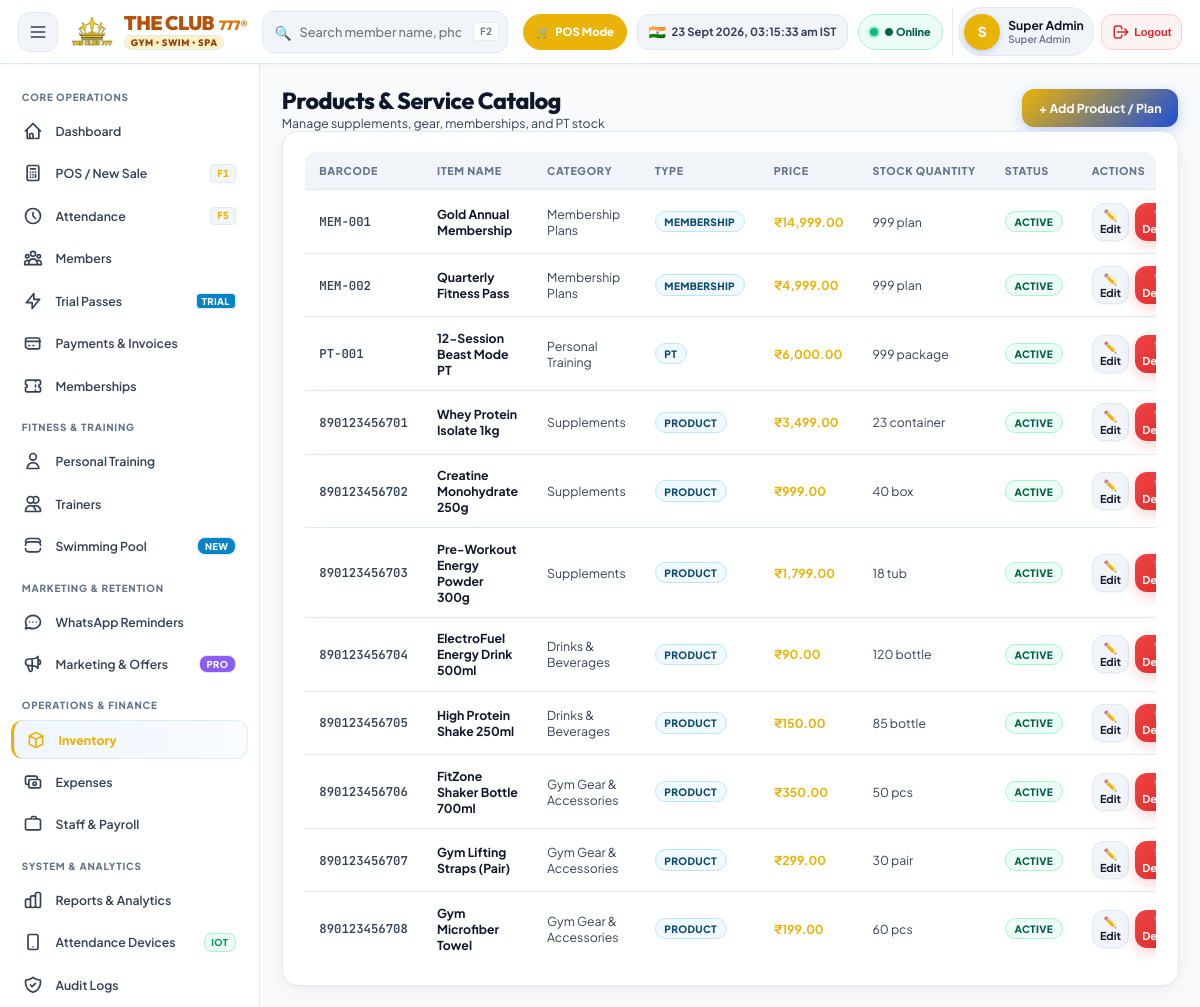
The app's page /index.php?page=inventory (signed in) with its own data.
### tables this page shows
CREATE TABLE `products` (
  `id` int(11) NOT NULL AUTO_INCREMENT,
  `category_id` int(11) NOT NULL,
  `branch_id` int(11) DEFAULT 1,
  `sku` varchar(60) DEFAULT NULL,
  `barcode` varchar(100) DEFAULT NULL,
  `name` varchar(150) NOT NULL,
  `type` enum('product','service','membership','pt') DEFAULT 'product',
  `purchase_price` decimal(10,2) DEFAULT 0.00,
  `price` decimal(10,2) NOT NULL DEFAULT 0.00,
  `stock_quantity` int(11) NOT NULL DEFAULT 0,
  `min_stock_alert` int(11) DEFAULT 5,
  `unit` varchar(50) DEFAULT 'pcs',
  `supplier_name` varchar(100) DEFAULT NULL,
  `image_url` varchar(255) DEFAULT NULL,
  `status` enum('active','inactive') DEFAULT 'active',
  `created_at` timestamp NOT NULL DEFAULT current_timestamp(),
  PRIMARY KEY (`id`),
  UNIQUE KEY `sku` (`sku`),
  UNIQUE KEY `barcode` (`barcode`),
  KEY `category_id` (`category_id`),
  CONSTRAINT `products_ibfk_1` FOREIGN KEY (`category_id`) REFERENCES `categories` (`id`) ON DELETE CASCADE
);

CREATE TABLE `categories` (
  `id` int(11) NOT NULL AUTO_INCREMENT,
  `name` varchar(100) NOT NULL,
  `icon` varchar(50) DEFAULT 'box',
  `created_at` timestamp NOT NULL DEFAULT current_timestamp(),
  PRIMARY KEY (`id`)
);

### views/inventory_view.php (the view, shortened to what this page needs)
<?php
$db = getDB();
$products = $db->query("
    SELECT p.*, c.name as cat_name
    FROM products p
    JOIN categories c ON p.category_id = c.id
    ORDER BY p.id ASC
")->fetchAll();
?>
<div class="page-content">
  <div style="display:flex; justify-content:space-between; align-items:center; flex-wrap:wrap; gap:1rem;">
    <div>
      <h1 style="font-size:1.6rem; font-weight:800; color:var(--text-primary);">Products & Service Catalog</h1>
      <p style="font-size:0.85rem; color:var(--text-secondary);">Manage supplements, gear, memberships, and PT stock</p>
    </div>
    <button class="btn btn-primary" onclick="openModal('newProductModal')">
      + Add Product / Plan
    </button>
  </div>
  <div class="card">
    <div class="table-responsive">
      <table class="table table-mobile-card">
        <thead>
          <tr>
            <th>Barcode</th>
            <th>Item Name</th>
            <th>Category</th>
            <th>Type</th>
            <th>Price</th>
            <th>Stock Quantity</th>
            <th>Status</th>
            <th>Actions</th>
          </tr>
        </thead>
        <tbody>
          <?php foreach ($products as $p): ?>
            <tr>
              <td data-label="Barcode">
                <span style="font-family:var(--font-mono); font-weight:600;"><?= htmlspecialchars($p['barcode'] ?: 'N/A') ?></span>
              </td>
              <td data-label="Item Name">
                <strong style="color:var(--text-primary);"><?= htmlspecialchars($p['name']) ?></strong>
              </td>
              <td data-label="Category">
                <?= htmlspecialchars($p['cat_name']) ?>
              </td>
              <td data-label="Type">
                <span class="badge badge-info"><?= strtoupper($p['type']) ?></span>
              </td>
              <td data-label="Price">
                <strong style="color:var(--primary);">₹<?= number_format($p['price'], 2) ?></strong>
              </td>
              <td data-label="Stock Quantity">
                <?= $p['stock_quantity'] ?> <?= $p['unit'] ?>
              </td>
              <td data-label="Status">
                <span class="badge badge-<?= $p['status'] === 'active' ? 'success' : 'danger' ?>"><?= strtoupper($p['status']) ?></span>
              </td>
              <td data-label="Actions">
                <div style="display:flex; gap:0.4rem;">
                  <button class="btn btn-secondary" style="padding:0.25rem 0.5rem; font-size:0.75rem;" onclick="openEditProduct(<?= htmlspecialchars(json_encode($p)) ?>)">✏️ Edit</button>
                  <button class="btn btn-danger" style="padding:0.25rem 0.5rem; font-size:0.75rem;" onclick="deleteProduct(<?= $p['id'] ?>, '<?= htmlspecialchars($p['name']) ?>')">🗑️ Delete</button>
                </div>
              </td>
            </tr>
          <?php endforeach; ?>
        </tbody>
      </table>
    </div>
  </div>
</div>

### assets/css/variables.css (style rules this page uses)
:root { --bg-main: #F8FAFC; --bg-surface: #FFFFFF; --bg-surface-secondary: #F1F5F9; --bg-surface-hover: #E2E8F0; --border-color: #E2E8F0; --border-light: #F1F5F9; --border-focus: #2563EB; --text-primary: #0F172A; --text-secondary: #334155; --text-muted: #64748B; --text-inverse: #FFFFFF; --primary: #2563EB; --primary-hover: #1D4ED8; --primary-light: #EFF6FF; --primary-border: #BFDBFE; --primary-glow: rgba(37, 99, 235, 0.25); --success: #10B981; --success-hover: #059669; --success-bg: #ECFDF5; --success-border: #A7F3D0; --success-glow: rgba(16, 185, 129, 0.25); --warning: #F59E0B; --warning-bg: #FFFBEB; --warning-border: #FDE68A; --warning-glow: rgba(245, 158, 11, 0.25); --danger: #EF4444; --danger-bg: #FEF2F2; --danger-border: #FECACA; --danger-glow: rgba(239, 68, 68, 0.25); --info: #0284C7; --info-bg: #F0F9FF; --info-border: #BAE6FD; --purple: #8B5CF6; --purple-bg: #F5F3FF; --purple-border: #DDD6FE; --header-height: 64px; --sidebar-width: 260px; --sidebar-collapsed-width: 72px; --font-main: 'Plus Jakarta Sans', -apple-system, BlinkMacSystemFont, 'Segoe UI', Roboto, sans-serif; --font-heading: 'Outfit', 'Plus Jakarta Sans', sans-serif; --font-mono: 'JetBrains Mono', monospace; --touch-target-min: 44px; --touch-target-ideal: 48px; --radius-sm: 8px; --radius-md: 12px; --radius-lg: 16px; --radius-xl: 20px; --radius-2xl: 24px; --radius-full: 9999px; --shadow-subtle: 0 1px 3px rgba(15, 23, 42, 0.04), 0 1px 2px rgba(15, 23, 42, 0.02); --shadow-card: 0 4px 20px -2px rgba(15, 23, 42, 0.06), 0 2px 6px -1px rgba(15, 23, 42, 0.03); --shadow-float: 0 14px 30px -4px rgba(15, 23, 42, 0.1), 0 6px 12px -2px rgba(15, 23, 42, 0.05); --shadow-modal: 0 25px 50px -12px rgba(15, 23, 42, 0.25); --transition-fast: 0.15s cubic-bezier(0.16, 1, 0.3, 1); --transition-normal: 0.25s cubic-bezier(0.16, 1, 0.3, 1); --transition-bounce: 0.35s cubic-bezier(0.34, 1.56, 0.64, 1); }

### assets/css/enhanced.css (style rules this page uses)
table { width: 100%; border-collapse: collapse; font-size: 0.85rem; }
table thead th { padding: 0.75rem 1rem; background: var(--bg-surface-secondary); color: var(--text-muted); font-size: 0.72rem; font-weight: 800; text-transform: uppercase; letter-spacing: 0.05em; border-bottom: 1px solid var(--border-color); white-space: nowrap; }
table tbody tr { border-bottom: 1px solid var(--border-light); transition: background 0.12s ease; }
table tbody td { padding: 0.7rem 1rem; color: var(--text-secondary); vertical-align: middle; }
table tbody tr:last-child { border-bottom: none; }
.badge { display: inline-flex; align-items: center; gap: 0.2rem; padding: 0.22rem 0.6rem; border-radius: var(--radius-full); font-size: 0.7rem; font-weight: 800; letter-spacing: 0.03em; }
.badge-success { background: var(--success-bg); color: #065F46; border: 1px solid var(--success-border); }
.badge-info { background: var(--info-bg); color: #0C4A6E; border: 1px solid var(--info-border); }

### records on screen
products: barcode "MEM-001", name "Gold Annual Membership", category.name "Membership Plans", type "MEMBERSHIP", price "14,999.00", stock_quantity "999", unit "plan", status "ACTIVE"
products: barcode "MEM-002", name "Quarterly Fitness Pass", category.name "Membership Plans", type "MEMBERSHIP", price "4,999.00", stock_quantity "999", unit "plan", status "ACTIVE"
products: barcode "PT-001", name "12-Session Beast Mode PT", category.name "Personal Training", type "PT", price "6,000.00", stock_quantity "999", unit "package", status "ACTIVE"
products: barcode "890123456701", name "Whey Protein Isolate 1kg", category.name "Supplements", type "PRODUCT", price "3,499.00", stock_quantity "23", unit "container", status "ACTIVE"
products: barcode "890123456702", name "Creatine Monohydrate 250g", category.name "Supplements", type "PRODUCT", price "999.00", stock_quantity "40", unit "box", status "ACTIVE"
products: barcode "890123456703", name "Pre-Workout Energy Powder 300g", category.name "Supplements", type "PRODUCT", price "1,799.00", stock_quantity "18", unit "tub", status "ACTIVE"
products: barcode "890123456704", name "ElectroFuel Energy Drink 500ml", category.name "Drinks & Beverages", type "PRODUCT", price "90.00", stock_quantity "120", unit "bottle", status "ACTIVE"
products: barcode "890123456705", name "High Protein Shake 250ml", category.name "Drinks & Beverages", type "PRODUCT", price "150.00", stock_quantity "85", unit "bottle", status "ACTIVE"
products: barcode "890123456706", name "FitZone Shaker Bottle 700ml", category.name "Gym Gear & Accessories", type "PRODUCT", price "350.00", stock_quantity "50", unit "pcs", status "ACTIVE"
products: barcode "890123456707", name "Gym Lifting Straps (Pair)", category.name "Gym Gear & Accessories", type "PRODUCT", price "299.00", stock_quantity "30", unit "pair", status "ACTIVE"
products: barcode "890123456708", name "Gym Microfiber Towel", category.name "Gym Gear & Accessories", type "PRODUCT", price "199.00", stock_quantity "60", unit "pcs", status "ACTIVE"

### other values on screen
substr($_SESSION['user_name'] ?? 'R', 0, 1) "S"
$_SESSION['user_name'] "Super Admin"
getRoleDisplayName($_SESSION['user_role'] ?? 'Staff') "Super Admin"
